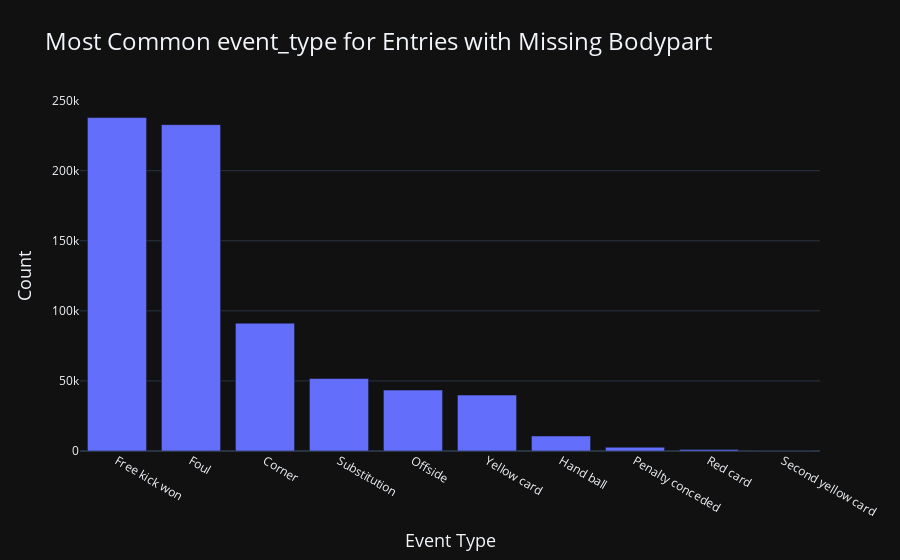

Notebook code cell kept with this figure:
### Code cell
# Filter the data for entries with bodypart missing
filtered_data = data[data['bodypart'].isna()]

# Map the event_type values to their descriptions
filtered_data['event_type_mapped'] = filtered_data['event_type'].map(event_type_map)

# Count the occurrences of each event_type
event_type_counts = filtered_data['event_type_mapped'].value_counts().reset_index()
event_type_counts.columns = ['Event Type', 'Count']

# Plot the data using Plotly
fig = px.bar(event_type_counts, x='Event Type', y='Count', title='Most Common event_type for Entries with Missing Bodypart',
             labels={'Count': 'Count', 'Event Type': 'Event Type'}, template='plotly_dark')

fig.update_layout(title_font_size=24, xaxis_title_font_size=18, yaxis_title_font_size=18)
fig.show()

### Figure 1 — Plotly figure (JSON) as saved in the notebook; plotly's stock layout.template omitted (floating-point values rounded to 4 significant figures)
{"data": [{"alignmentgroup": "True", "hovertemplate": "Event Type=%{x}<br>Count=%{y}<extra></extra>", "legendgroup": "", "marker": {"color": "#636efa", "pattern": {"shape": ""}}, "name": "", "offsetgroup": "", "orientation": "v", "showlegend": false, "textposition": "auto", "type": "bar", "x": ["Free kick won", "Foul", "Corner", "Substitution", "Offside", "Yellow card", "Hand ball", "Penalty conceded", "Red card", "Second yellow card"], "xaxis": "x", "y": [237932, 232875, 91204, 51738, 43476, 39911, 10730, 2706, 1152, 100], "yaxis": "y"}], "layout": {"barmode": "relative", "legend": {"tracegroupgap": 0}, "title": {"font": {"size": 24}, "text": "Most Common event_type for Entries with Missing Bodypart"}, "xaxis": {"anchor": "y", "domain": [0, 1], "title": {"font": {"size": 18}, "text": "Event Type"}}, "yaxis": {"anchor": "x", "domain": [0, 1], "title": {"font": {"size": 18}, "text": "Count"}}}}
